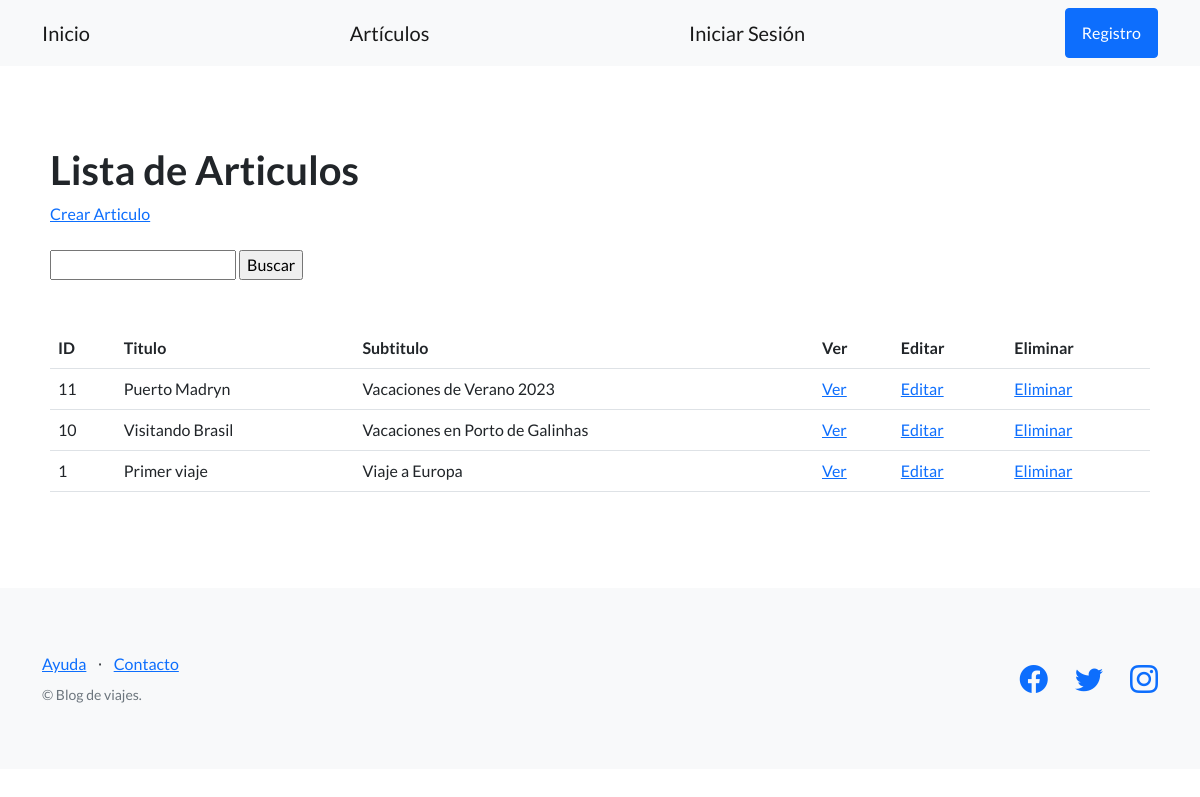
Page /blog/articulos/ on the earlier database version.
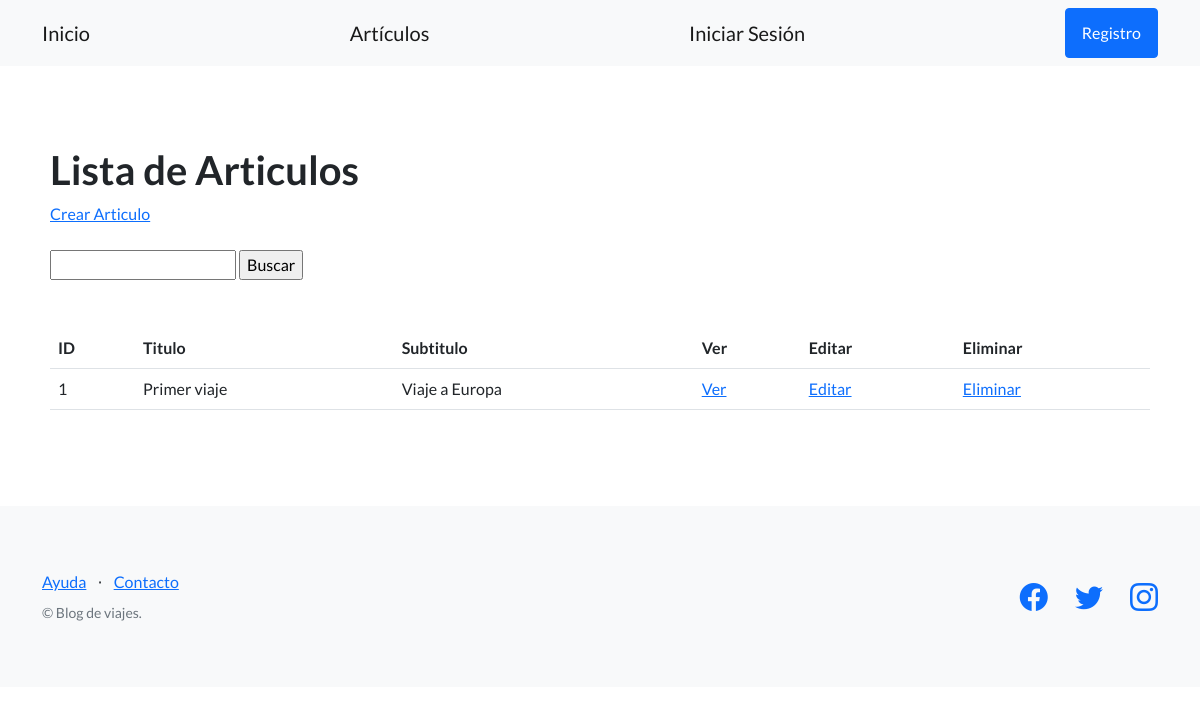
Same page on the later database version.
### blog/models.py (models this page shows, shortened)
class Articulo(models.Model):
    titulo= models.CharField(max_length=200, unique=True)
    subtitulo= models.CharField(max_length=200)
    cuerpo= models.TextField()
    autor= models.ForeignKey(User, on_delete=models.CASCADE)
    fecha_publicacion= models.DateTimeField(auto_now_add=True)
    imagen= models.ImageField(upload_to='images', blank=True)
    class Meta:
        ordering = ['-fecha_publicacion']

### blog/views.py (the view)
# urls.py: path("articulos/", listar_articulos, name='lista_articulos'),
def listar_articulos(request):
    articulos= Articulo.objects.all()
    contexto = {
        'articulos': articulos
    }
    http_response= render(
        request=request,
        template_name='blog/lista_articulos.html',
        context= contexto,
    )
    return http_response

### blog/templates/blog/lista_articulos.html (shortened to what this page needs)
{% extends 'blog/base.html' %}
{% block contenido %}
<section>
    <div>
        <h1>Lista de Articulos</h1>
        <a href= "{% url 'crear_articulo' %}">Crear Articulo</a>
        <br><br>
        <form action= "{% url 'buscar_articulos' %}" method= "post">
            <input type= "text" name= "busqueda">
            <input type= "submit" value= "Buscar">
        </form>
        <br><br>
        <table class= "table">
            <tbody>
                <tr>
                    <th>ID</th>
                    <th>Titulo</th>
                    <th>Subtitulo</th>
                    <th>Ver</th>
                    <th>Editar</th>
                    <th>Eliminar</th>
                </tr>
                {% for articulo in articulos %}
                <tr>
                    <td>{{articulo.id }}</td>
                    <td>{{articulo.titulo }}</td>
                    <td>{{articulo.subtitulo}}</td>
                    <td>
                        <a href= "{% url 'lista_articulos' %}">Ver</i></a>
                    </td>
                    <td>
                        <a href= "{% url 'editar_articulo' articulo.id %}">Editar</a>
                    </td>
                    <td>
                        <a href = "{% url 'eliminar_articulo' articulo.id %}">Eliminar</a>
                    </td>
                </tr>
                {% endfor %}
            </tbody>
        </table>
    </div>
</section>
{% endblock contenido %}

Differences in the rows shown:
removed Articulo: id "11", titulo "Puerto Madryn", subtitulo "Vacaciones de Verano 2023"
removed Articulo: id "10", titulo "Visitando Brasil", subtitulo "Vacaciones en Porto de Galinhas"
